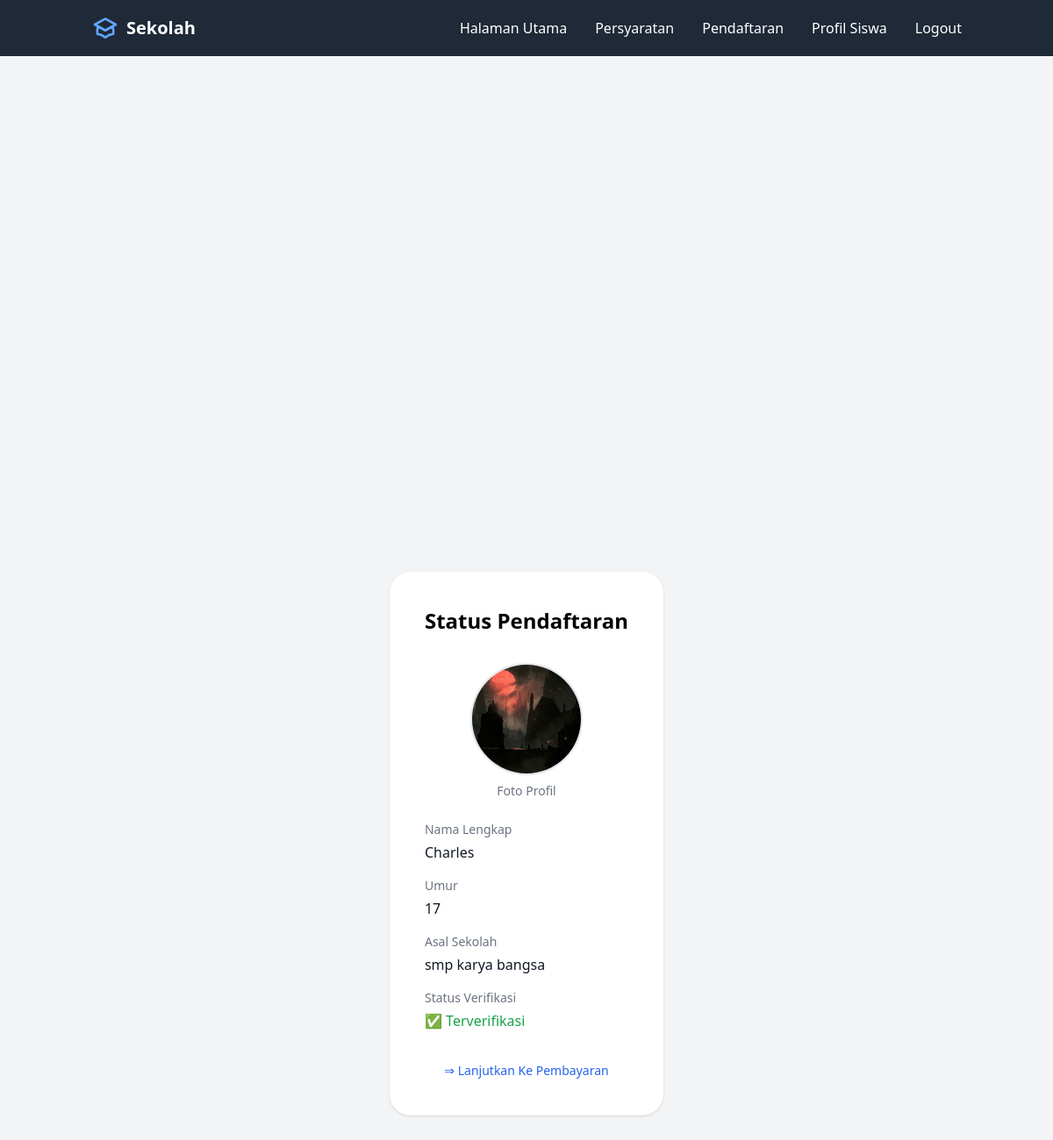
The app's page /form/status (signed in) with its own data.
### app/models.py (models this page shows, shortened)
class Form(db.Model):
    id = db.Column(db.Integer, primary_key=True)
    user_id = db.Column(db.Integer, db.ForeignKey('user.id'), nullable=False)
    student_name = db.Column(db.String(100), nullable=False)
    student_age = db.Column(db.Integer, nullable=False)
    student_email = db.Column(db.String(120), nullable=False)
    school_name = db.Column(db.String(100), nullable=False)
    image_path = db.Column(db.String(255), nullable=False)
    document_path = db.Column(db.String(255), nullable=False)
    status = db.Column(db.String(20), nullable=False, default='pending')
    verified_by = db.Column(db.Integer, db.ForeignKey('user.id'), nullable=True)
    verification_date = db.Column(db.DateTime, nullable=True)
    verification_note = db.Column(db.Text, nullable=True)
    is_verified = db.Column(db.Boolean, default=False)
    timestamp = db.Column(db.DateTime, default=datetime.utcnow)
    payment_status = db.Column(db.String(20), default='pending', nullable=False)
    payment_proof = db.Column(db.String(255), nullable=True)
    payment_uploaded_at = db.Column(db.DateTime, default=datetime.utcnow)
    payment_verified_at = db.Column(db.DateTime, nullable=True)
    payment_verified_by = db.Column(db.Integer, db.ForeignKey('user.id'), nullable=True)
    payment_note = db.Column(db.Text, nullable=True)
    religion = db.Column(db.String(50), nullable=False)
    study_program = db.Column(db.String(50), nullable=False)
    payment_verifier = db.relationship('User',
        foreign_keys=[payment_verified_by],
        backref='verified_payments'
    )

### app/routes/form.py (the view)
@form_bp.route('/status')
@login_required  # Pastikan user sudah login
def status():
    latest_submission = Form.query.filter_by(
        user_id=current_user.id
    ).order_by(Form.id.desc()).first()
    if not latest_submission:
        flash('Belum ada data pendaftaran', 'error')
        return redirect(url_for('form_bp.pendaftaran'))
    return render_template(
        'parts/status.html',
        submission=latest_submission,
    )

### app/templates/parts/status.html (shortened to what this page needs)
{% extends "base1.html" %}
{% block content %}
<div class="min-h-screen bg-gray-100 py-6 flex flex-col justify-center sm:py-12">
    <div class="relative py-3 sm:max-w-xl sm:mx-auto">
        <div class="relative px-4 py-10 bg-white mx-8 md:mx-0 shadow rounded-3xl sm:p-10">
            <div class="max-w-md mx-auto">
                <h2 class="text-2xl font-bold mb-8 text-center">Status Pendaftaran</h2>
                <div class="text-center mb-6">
                    <img src="{{ url_for('static', filename='uploads/student_images/' + submission.image_path) }}"
                         class="h-32 w-32 rounded-full object-cover mx-auto border-2 border-gray-200"
                         alt="Foto Profil">
                    <p class="mt-2 text-sm text-gray-500">Foto Profil</p>
                </div>
                <div class="space-y-4">
                    <div>
                        <label class="block text-sm font-medium text-gray-500">Nama Lengkap</label>
                        <p class="mt-1 text-gray-900">{{ submission.student_name }}</p>
                    </div>
                    <div>
                        <label class="block text-sm font-medium text-gray-500">Umur</label>
                        <p class="mt-1 text-gray-900">{{ submission.student_age }}</p>
                    </div>
                    <div>
                        <label class="block text-sm font-medium text-gray-500">Asal Sekolah</label>
                        <p class="mt-1 text-gray-900">{{ submission.school_name }}</p>
                    </div>
                    <div>
                        <label class="block text-sm font-medium text-gray-500">Status Verifikasi</label>
                        <p class="mt-1 {% if submission.is_verified %}text-green-600{% else %}text-yellow-600{% endif %}">
                            {% if submission.is_verified %}
                                ✅ Terverifikasi
                            {% else %}
                                Menunggu Verifikasi
                            {% endif %}
                        </p>
                    </div>
                </div>
                <div class="mt-8 text-center">
                    <a href="{{ url_for('payment_bp.payment_process', form_id=latest_form.id) }}"
                       class="text-blue-600 hover:text-blue-800 text-sm font-medium">
                        ⇒ Lanjutkan Ke Pembayaran
                    </a>
                </div>
            </div>
        </div>
    </div>
</div>
{% endblock %}

### records on screen
Form: image_path (picture), student_name "Charles", student_age "17", school_name "smp karya bangsa"
